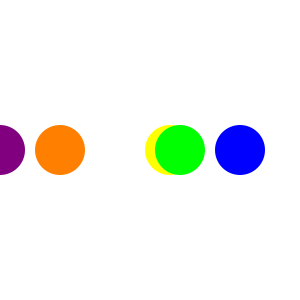
Frame 1 (no input)
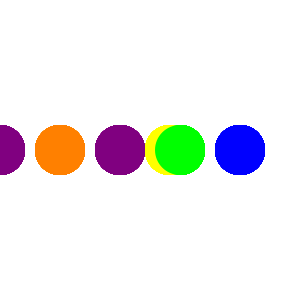
Frame 60 (the mouse pressed at the canvas centre just before this capture)
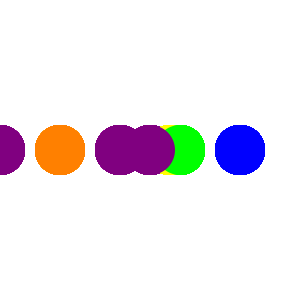
Frame 120 (the mouse held since frame 60 and released just before this capture)

The Processing sketch that drew these frames (run headless with seeded random() and noise(); from frame 60 on, the mouse is pressed at the canvas centre):

// Processing sketch: processing_18559
// ── processing_18559.pde

void setup(){
  size(300,300);
  background(255,255,255);
}

void draw(){
  
int x=120;
noStroke();
ellipseMode(CENTER);
ellipse(x,height/2,50,50);
fill(255,255,0);
ellipse(x+50,height/2,50,50);
fill(0,0,255);
ellipse(x*2,height/2,50,50);
fill(0,255,0);
ellipse(width-x,height/2,50,50);
fill(255,128,0);
ellipse(x/2,height/2,50,50);

fill(128,0,128);
ellipse(mouseX,height/2,50,50);
}
